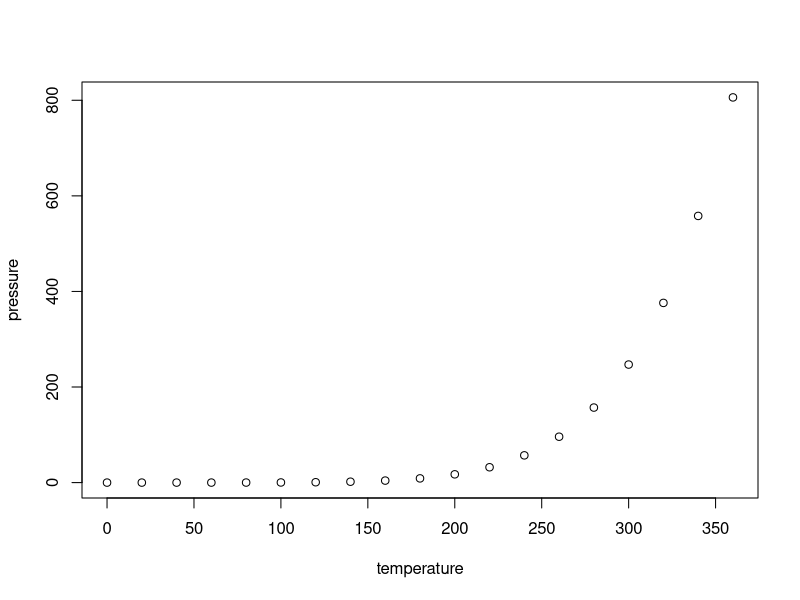
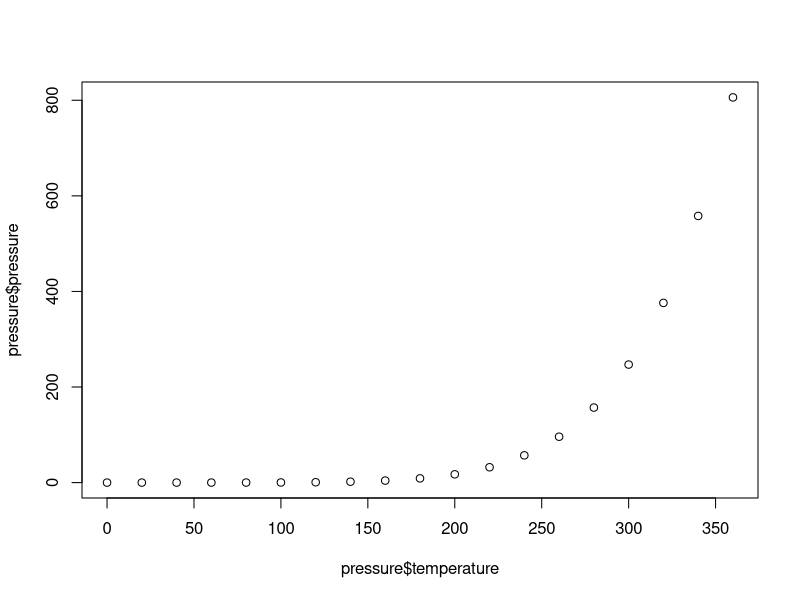

Write the R code that produced these figures, in order. (Note: this script raises an error after producing the figures.)
## ---- chunk 1
knitr::opts_chunk$set(echo = TRUE)
knitr::opts_chunk$set(results = "markup")
## ---- chunk 2
summary(cars)
## ---- chunk 3
plot(pressure)
## ---- chunk 4
head(pressure)
head(pressure[,2:1])
plot(y=pressure$pressure, x=pressure$temperature)
plot(y=pressure, x=temperature, data=pressure)

